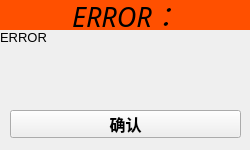
<?xml version="1.0" encoding="UTF-8"?>
<ui version="4.0">
 <class>Form</class>
 <widget class="QWidget" name="Form">
  <property name="geometry">
   <rect>
    <x>0</x>
    <y>0</y>
    <width>250</width>
    <height>150</height>
   </rect>
  </property>
  <property name="minimumSize">
   <size>
    <width>250</width>
    <height>150</height>
   </size>
  </property>
  <property name="maximumSize">
   <size>
    <width>250</width>
    <height>150</height>
   </size>
  </property>
  <property name="windowTitle">
   <string>ERROR</string>
  </property>
  <widget class="QLabel" name="ERROR">
   <property name="geometry">
    <rect>
     <x>0</x>
     <y>30</y>
     <width>251</width>
     <height>71</height>
    </rect>
   </property>
   <property name="font">
    <font>
     <pointsize>10</pointsize>
    </font>
   </property>
   <property name="styleSheet">
    <string notr="true"/>
   </property>
   <property name="text">
    <string>ERROR</string>
   </property>
   <property name="scaledContents">
    <bool>false</bool>
   </property>
   <property name="alignment">
    <set>Qt::AlignLeading|Qt::AlignLeft|Qt::AlignTop</set>
   </property>
   <property name="wordWrap">
    <bool>true</bool>
   </property>
  </widget>
  <widget class="QPushButton" name="confirm">
   <property name="geometry">
    <rect>
     <x>10</x>
     <y>110</y>
     <width>231</width>
     <height>28</height>
    </rect>
   </property>
   <property name="sizeIncrement">
    <size>
     <width>0</width>
     <height>0</height>
    </size>
   </property>
   <property name="palette">
    <palette>
     <active>
      <colorrole role="WindowText">
       <brush brushstyle="SolidPattern">
        <color alpha="255">
         <red>25</red>
         <green>25</green>
         <blue>25</blue>
        </color>
       </brush>
      </colorrole>
     </active>
     <inactive>
      <colorrole role="WindowText">
       <brush brushstyle="SolidPattern">
        <color alpha="255">
         <red>25</red>
         <green>25</green>
         <blue>25</blue>
        </color>
       </brush>
      </colorrole>
     </inactive>
     <disabled/>
    </palette>
   </property>
   <property name="font">
    <font>
     <family>MS Sans Serif</family>
     <pointsize>12</pointsize>
     <bold>true</bold>
     <strikeout>false</strikeout>
    </font>
   </property>
   <property name="text">
    <string>确认</string>
   </property>
  </widget>
  <widget class="QLabel" name="TEXT">
   <property name="geometry">
    <rect>
     <x>0</x>
     <y>0</y>
     <width>251</width>
     <height>30</height>
    </rect>
   </property>
   <property name="font">
    <font>
     <family>Adobe 黑体 Std R</family>
     <pointsize>20</pointsize>
     <italic>true</italic>
    </font>
   </property>
   <property name="styleSheet">
    <string notr="true">background-color: rgb(255, 80, 0);</string>
   </property>
   <property name="text">
    <string>ERROR：</string>
   </property>
   <property name="alignment">
    <set>Qt::AlignCenter</set>
   </property>
  </widget>
 </widget>
 <resources/>
 <connections/>
</ui>
